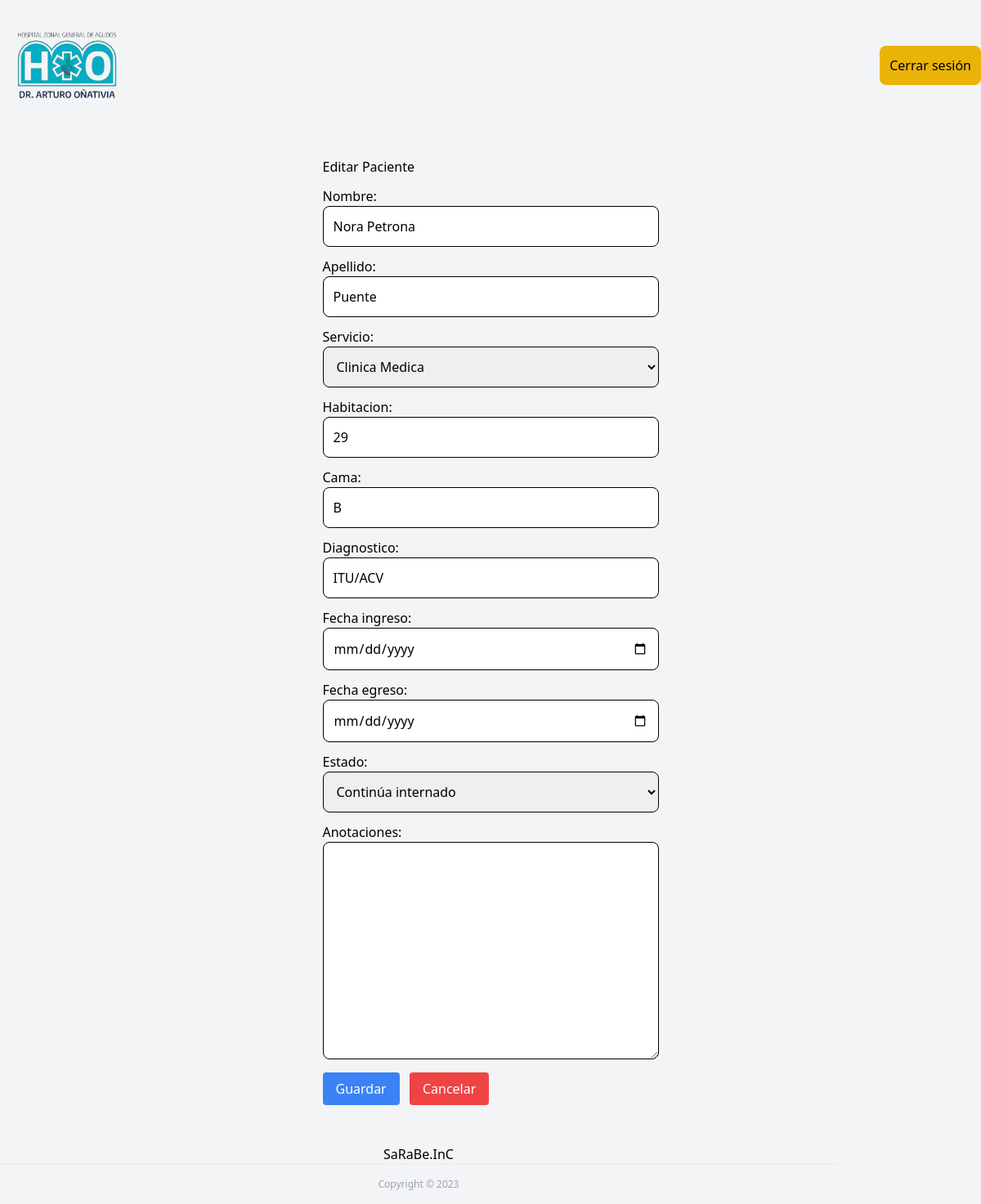
Page /pacientes/editar/98/ (signed in) on the committed database.
### pacientes_2023/models.py (models this page shows)
class Paciente(models.Model):
    nombre = models.CharField(max_length=80)
    apellido = models.CharField(max_length=80)
    OPCIONES_SERVICIO = [
    ('Clinica Medica', 'Clinica Medica'),
        ('Guardia Adultos', 'Guardia de Adultos'),
        ('Maternidad', 'Maternidad'),
        ('Neo', 'Neo'),
        ('Partos', 'Partos'),
        ('Pediatria Guardia', 'Pedriatria Guardia'),
        ('Pediatria Internacion', 'Pediatria Internacion'),
        ('Polivalente', 'Polivalente'),
        ('Quirofano', 'Quirofano'),
        ('UCI', 'UCI'),
        ('UTI', 'UTI'),
        ('Coordinacion', 'Coordinacion'),
        ('Casa de Madres', 'Casa de Madres'),
    ]
    servicio = models.CharField(max_length=50, choices=OPCIONES_SERVICIO,blank=True, null=True)
    habitacion = models.CharField(max_length=80,)
    cama = models.CharField(max_length=80,blank=True,null=True)
    diagnostico = models.TextField(max_length=80, default='Sin diagnóstico')
    fecha_ingreso = models.DateField(null=True, blank=True)
    fecha_egreso = models.DateField(null=True, blank=True)
    OPCIONES_ESTADO = [
        ('Internado', 'Continúa internado'),
        ('Dado de alta', 'Dado de alta'),
        ('Se fue sin alta médica', 'Se fue sin alta médica'),
        ('Derivado', 'Fue derivado'),
        ('Óbito', 'Óbito'),
    ]
    estado = models.CharField(max_length=50, choices=OPCIONES_ESTADO, default='Internado')
    anotaciones = models.TextField(blank=True, null=True)

### pacientes_2023/views.py (the view)
# urls.py: path('editar/<int:paciente_id>/', views.editar_paciente, name='editar_paciente'),
@login_required
def editar_paciente(request, paciente_id):
    paciente = get_object_or_404(Paciente, id=paciente_id)
    if request.method == 'POST':
        form = PacienteForm(request.POST, instance=paciente)
        if form.is_valid():
            form.save()
            messages.success(request, 'Paciente Editado')
            return redirect('index')
    else:
        form = PacienteForm(instance=paciente)
    return render(request, 'editar_paciente.html', {'form': form})

### theme/templates/editar_Paciente.html (shortened to what this page needs)
{% load static tailwind_tags %}
<!DOCTYPE html>
<html lang="en">
<head>
    {% tailwind_css %}
</head>
<body class="bg-gray-100">
    {% include 'layauts/nav.html' %}
    <div class="container mx-auto px-4 py-8">
        <div class="flex justify-center">
            <div class="space-y-3 w-30">
                <h1>Editar Paciente</h1>
                <form method="post">
                    {{ form.as_p }}
                    <div class="mt-4 space-x-2">
                        <button class="px-4 py-2 bg-blue-500 hover:bg-blue-700 text-white rounded" type="submit">Guardar</button>
                        <button class="px-4 py-2 bg-red-500 hover:bg-red-700 text-white rounded" type="button" onclick="cancelEdit()">Cancelar</button>
                    </div>
                </form>
            </div>
        </div>
    </div>
    {% include 'layauts/footer.html' %}
</body>
</html>

### rows in the picture
Paciente: nombre "Nora Petrona", apellido "Puente", servicio "Clinica Medica", habitacion "29", cama "B", diagnostico "ITU/ACV", estado "Continúa internado"
